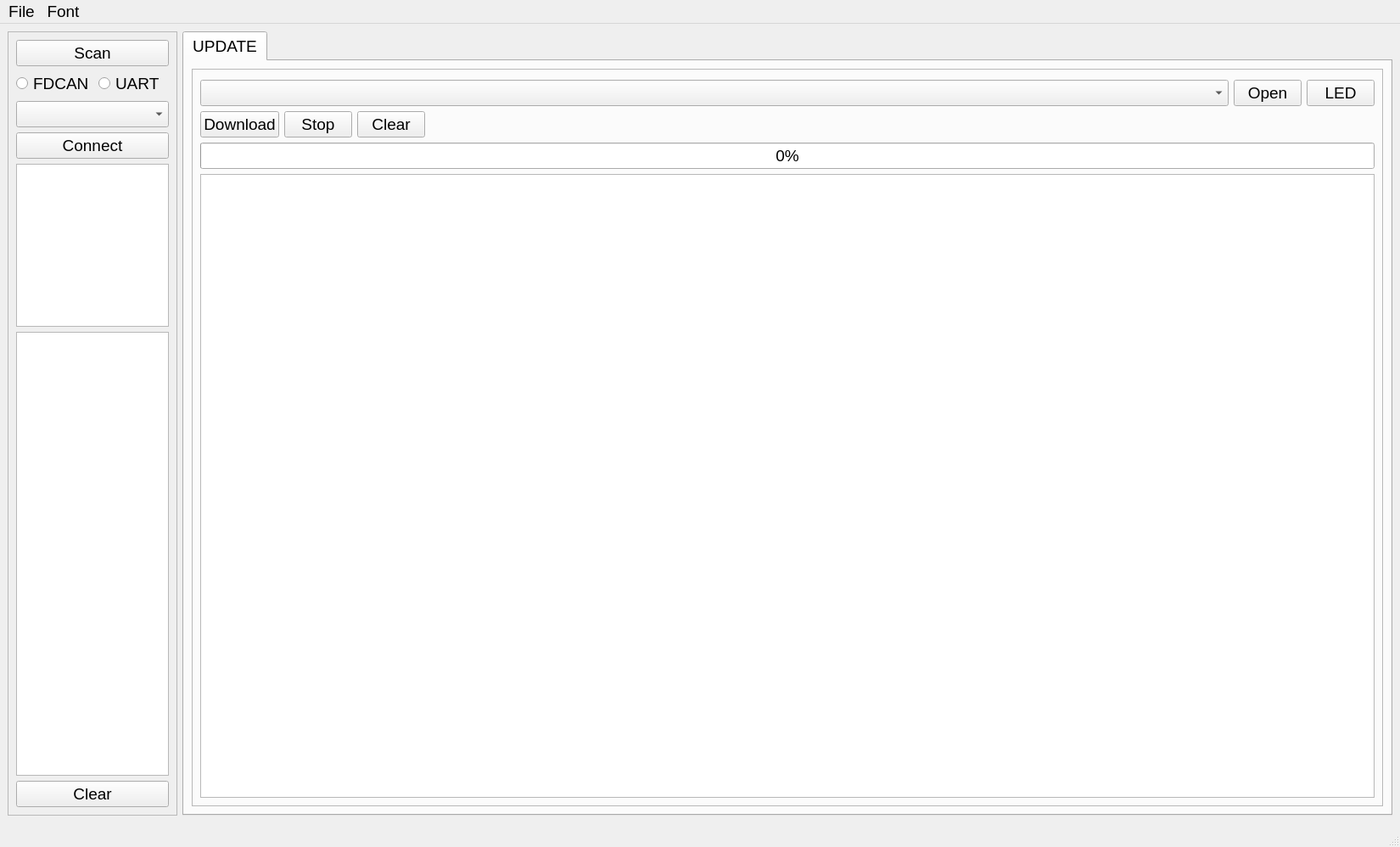
<?xml version="1.0" encoding="UTF-8"?>
<ui version="4.0">
 <class>MainWindow</class>
 <widget class="QMainWindow" name="MainWindow">
  <property name="geometry">
   <rect>
    <x>0</x>
    <y>0</y>
    <width>1650</width>
    <height>998</height>
   </rect>
  </property>
  <property name="font">
   <font>
    <pointsize>14</pointsize>
   </font>
  </property>
  <property name="windowTitle">
   <string>MASTER-GUI</string>
  </property>
  <widget class="QWidget" name="centralwidget">
   <layout class="QHBoxLayout" name="horizontalLayout">
    <item>
     <widget class="QFrame" name="frame">
      <property name="sizePolicy">
       <sizepolicy hsizetype="Preferred" vsizetype="Preferred">
        <horstretch>0</horstretch>
        <verstretch>0</verstretch>
       </sizepolicy>
      </property>
      <property name="minimumSize">
       <size>
        <width>200</width>
        <height>0</height>
       </size>
      </property>
      <property name="maximumSize">
       <size>
        <width>100</width>
        <height>16777215</height>
       </size>
      </property>
      <property name="frameShape">
       <enum>QFrame::Shape::StyledPanel</enum>
      </property>
      <property name="frameShadow">
       <enum>QFrame::Shadow::Raised</enum>
      </property>
      <layout class="QVBoxLayout" name="verticalLayout_2">
       <property name="spacing">
        <number>6</number>
       </property>
       <item>
        <widget class="QPushButton" name="btn_scan">
         <property name="text">
          <string>Scan</string>
         </property>
        </widget>
       </item>
       <item>
        <layout class="QHBoxLayout" name="horizontalLayout_3">
         <item>
          <widget class="QRadioButton" name="radio_scan_fdcan">
           <property name="text">
            <string>FDCAN</string>
           </property>
          </widget>
         </item>
         <item>
          <widget class="QRadioButton" name="radio_scan_uart">
           <property name="text">
            <string>UART</string>
           </property>
          </widget>
         </item>
        </layout>
       </item>
       <item>
        <widget class="QComboBox" name="combo_device"/>
       </item>
       <item>
        <widget class="QPushButton" name="btn_connect">
         <property name="text">
          <string>Connect</string>
         </property>
        </widget>
       </item>
       <item>
        <widget class="QPlainTextEdit" name="text_device_info">
         <property name="sizePolicy">
          <sizepolicy hsizetype="Minimum" vsizetype="Minimum">
           <horstretch>0</horstretch>
           <verstretch>0</verstretch>
          </sizepolicy>
         </property>
         <property name="minimumSize">
          <size>
           <width>140</width>
           <height>0</height>
          </size>
         </property>
         <property name="lineWrapMode">
          <enum>QPlainTextEdit::LineWrapMode::NoWrap</enum>
         </property>
         <property name="readOnly">
          <bool>true</bool>
         </property>
         <property name="cursorWidth">
          <number>0</number>
         </property>
        </widget>
       </item>
       <item>
        <widget class="QPlainTextEdit" name="system_log"/>
       </item>
       <item>
        <widget class="QPushButton" name="btn_syslog_clear">
         <property name="text">
          <string>Clear</string>
         </property>
        </widget>
       </item>
      </layout>
     </widget>
    </item>
    <item>
     <widget class="QTabWidget" name="tabWidget">
      <property name="currentIndex">
       <number>0</number>
      </property>
      <widget class="QWidget" name="tab_update">
       <attribute name="title">
        <string>UPDATE</string>
       </attribute>
       <layout class="QVBoxLayout" name="verticalLayout_3">
        <item>
         <widget class="QFrame" name="frame_2">
          <property name="minimumSize">
           <size>
            <width>0</width>
            <height>300</height>
           </size>
          </property>
          <property name="frameShape">
           <enum>QFrame::Shape::StyledPanel</enum>
          </property>
          <property name="frameShadow">
           <enum>QFrame::Shadow::Raised</enum>
          </property>
          <layout class="QVBoxLayout" name="verticalLayout_4">
           <property name="spacing">
            <number>6</number>
           </property>
           <property name="topMargin">
            <number>12</number>
           </property>
           <item>
            <layout class="QHBoxLayout" name="horizontalLayout_2">
             <item>
              <widget class="QComboBox" name="combo_file">
               <property name="enabled">
                <bool>true</bool>
               </property>
              </widget>
             </item>
             <item>
              <widget class="QPushButton" name="btn_open">
               <property name="enabled">
                <bool>true</bool>
               </property>
               <property name="sizePolicy">
                <sizepolicy hsizetype="Fixed" vsizetype="Fixed">
                 <horstretch>0</horstretch>
                 <verstretch>0</verstretch>
                </sizepolicy>
               </property>
               <property name="minimumSize">
                <size>
                 <width>0</width>
                 <height>0</height>
                </size>
               </property>
               <property name="text">
                <string>Open</string>
               </property>
              </widget>
             </item>
             <item>
              <widget class="QPushButton" name="btn_led">
               <property name="enabled">
                <bool>true</bool>
               </property>
               <property name="sizePolicy">
                <sizepolicy hsizetype="Fixed" vsizetype="Fixed">
                 <horstretch>0</horstretch>
                 <verstretch>0</verstretch>
                </sizepolicy>
               </property>
               <property name="text">
                <string>LED</string>
               </property>
              </widget>
             </item>
            </layout>
           </item>
           <item>
            <layout class="QHBoxLayout" name="horizontalLayout_4">
             <property name="leftMargin">
              <number>0</number>
             </property>
             <property name="topMargin">
              <number>0</number>
             </property>
             <item>
              <widget class="QPushButton" name="btn_down">
               <property name="enabled">
                <bool>true</bool>
               </property>
               <property name="sizePolicy">
                <sizepolicy hsizetype="Minimum" vsizetype="Fixed">
                 <horstretch>0</horstretch>
                 <verstretch>0</verstretch>
                </sizepolicy>
               </property>
               <property name="text">
                <string>Download</string>
               </property>
              </widget>
             </item>
             <item>
              <widget class="QPushButton" name="btn_down_stop">
               <property name="enabled">
                <bool>true</bool>
               </property>
               <property name="text">
                <string>Stop</string>
               </property>
              </widget>
             </item>
             <item>
              <widget class="QPushButton" name="btn_log_clear">
               <property name="enabled">
                <bool>true</bool>
               </property>
               <property name="text">
                <string>Clear</string>
               </property>
              </widget>
             </item>
             <item>
              <spacer name="horizontalSpacer">
               <property name="enabled">
                <bool>true</bool>
               </property>
               <property name="orientation">
                <enum>Qt::Orientation::Horizontal</enum>
               </property>
               <property name="sizeHint" stdset="0">
                <size>
                 <width>40</width>
                 <height>20</height>
                </size>
               </property>
              </spacer>
             </item>
            </layout>
           </item>
           <item>
            <widget class="QProgressBar" name="prog_bar_down">
             <property name="enabled">
              <bool>true</bool>
             </property>
             <property name="sizePolicy">
              <sizepolicy hsizetype="Expanding" vsizetype="Fixed">
               <horstretch>0</horstretch>
               <verstretch>0</verstretch>
              </sizepolicy>
             </property>
             <property name="minimumSize">
              <size>
               <width>0</width>
               <height>0</height>
              </size>
             </property>
             <property name="value">
              <number>0</number>
             </property>
            </widget>
           </item>
           <item>
            <widget class="QPlainTextEdit" name="log_text"/>
           </item>
          </layout>
         </widget>
        </item>
       </layout>
      </widget>
     </widget>
    </item>
   </layout>
  </widget>
  <widget class="QMenuBar" name="menubar">
   <property name="geometry">
    <rect>
     <x>0</x>
     <y>0</y>
     <width>1650</width>
     <height>33</height>
    </rect>
   </property>
   <widget class="QMenu" name="menuFile">
    <property name="title">
     <string>File</string>
    </property>
    <addaction name="actionForce_Exit"/>
   </widget>
   <widget class="QMenu" name="menuLog">
    <property name="title">
     <string>Font</string>
    </property>
    <addaction name="action10"/>
    <addaction name="action11"/>
    <addaction name="action12"/>
    <addaction name="action13"/>
    <addaction name="action14"/>
   </widget>
   <addaction name="menuFile"/>
   <addaction name="menuLog"/>
  </widget>
  <widget class="QStatusBar" name="statusbar"/>
  <action name="actionForce_Exit">
   <property name="text">
    <string>Force Exit</string>
   </property>
  </action>
  <action name="action10">
   <property name="checkable">
    <bool>true</bool>
   </property>
   <property name="text">
    <string>10</string>
   </property>
  </action>
  <action name="action11">
   <property name="checkable">
    <bool>true</bool>
   </property>
   <property name="text">
    <string>11</string>
   </property>
  </action>
  <action name="action12">
   <property name="checkable">
    <bool>true</bool>
   </property>
   <property name="text">
    <string>12</string>
   </property>
  </action>
  <action name="action13">
   <property name="checkable">
    <bool>true</bool>
   </property>
   <property name="text">
    <string>13</string>
   </property>
  </action>
  <action name="action14">
   <property name="checkable">
    <bool>true</bool>
   </property>
   <property name="text">
    <string>14</string>
   </property>
  </action>
 </widget>
 <resources/>
 <connections/>
</ui>
